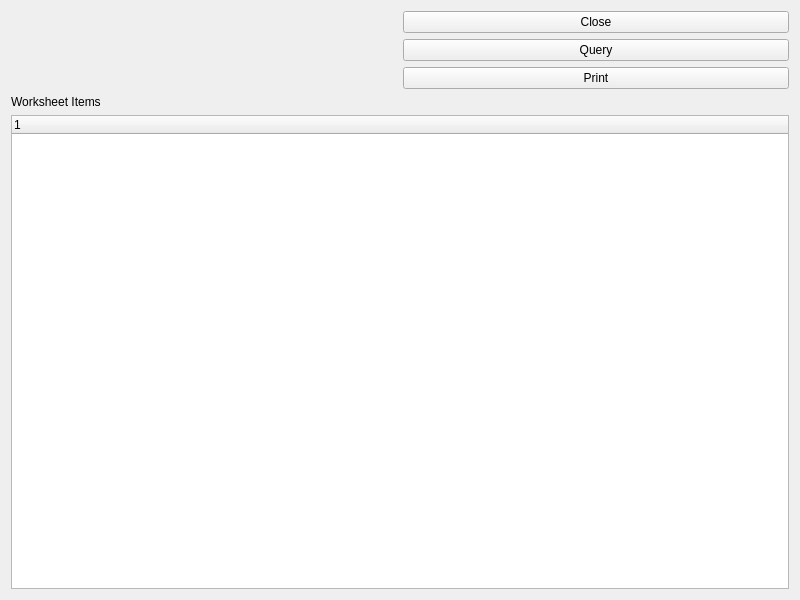
<?xml version="1.0" encoding="UTF-8"?>
<ui version="4.0">
 <comment>This file is part of the xtte package for xTuple ERP: PostBooks Edition, a free and
open source Enterprise Resource Planning software suite,
Copyright (c) 1999-2012 by OpenMFG LLC, d/b/a xTuple.
It is licensed to you under the Common Public Attribution License
version 1.0, the full text of which (including xTuple-specific Exhibits)
is available at www.xtuple.com/CPAL.  By using this software, you agree
to be bound by its terms.</comment>
 <class>dspTimeExpenseHistory</class>
 <widget class="QWidget" name="dspTimeExpenseHistory">
  <property name="geometry">
   <rect>
    <x>0</x>
    <y>0</y>
    <width>800</width>
    <height>600</height>
   </rect>
  </property>
  <property name="windowTitle">
   <string>Worksheet History</string>
  </property>
  <layout class="QGridLayout" name="gridLayout_2">
   <item row="0" column="0">
    <widget class="ParameterWidget" name="_parameterWidget"/>
   </item>
   <item row="0" column="1">
    <layout class="QVBoxLayout" name="verticalLayout">
     <item>
      <widget class="QPushButton" name="_close">
       <property name="text">
        <string>Close</string>
       </property>
      </widget>
     </item>
     <item>
      <widget class="QPushButton" name="_query">
       <property name="text">
        <string>Query</string>
       </property>
      </widget>
     </item>
     <item>
      <widget class="QPushButton" name="_print">
       <property name="text">
        <string>Print</string>
       </property>
      </widget>
     </item>
     <item>
      <spacer name="verticalSpacer">
       <property name="orientation">
        <enum>Qt::Vertical</enum>
       </property>
       <property name="sizeHint" stdset="0">
        <size>
         <width>20</width>
         <height>0</height>
        </size>
       </property>
      </spacer>
     </item>
    </layout>
   </item>
   <item row="1" column="0" colspan="2">
    <widget class="QFrame" name="_frame">
     <property name="sizePolicy">
      <sizepolicy hsizetype="Preferred" vsizetype="Expanding">
       <horstretch>0</horstretch>
       <verstretch>1</verstretch>
      </sizepolicy>
     </property>
     <property name="frameShape">
      <enum>QFrame::NoFrame</enum>
     </property>
     <property name="frameShadow">
      <enum>QFrame::Raised</enum>
     </property>
     <layout class="QGridLayout" name="gridLayout">
      <property name="margin">
       <number>0</number>
      </property>
      <item row="0" column="0">
       <widget class="QLabel" name="_listLit">
        <property name="text">
         <string>Worksheet Items</string>
        </property>
       </widget>
      </item>
      <item row="1" column="0">
       <widget class="XTreeWidget" name="_list">
        <property name="populateLinear">
         <bool>false</bool>
        </property>
       </widget>
      </item>
     </layout>
    </widget>
   </item>
  </layout>
 </widget>
 <customwidgets>
  <customwidget>
   <class>ParameterWidget</class>
   <extends>QWidget</extends>
   <header>parameterwidget.h</header>
  </customwidget>
  <customwidget>
   <class>XTreeWidget</class>
   <extends>QTreeWidget</extends>
   <header>xtreewidget.h</header>
   <container>1</container>
  </customwidget>
 </customwidgets>
 <resources/>
 <connections/>
</ui>
